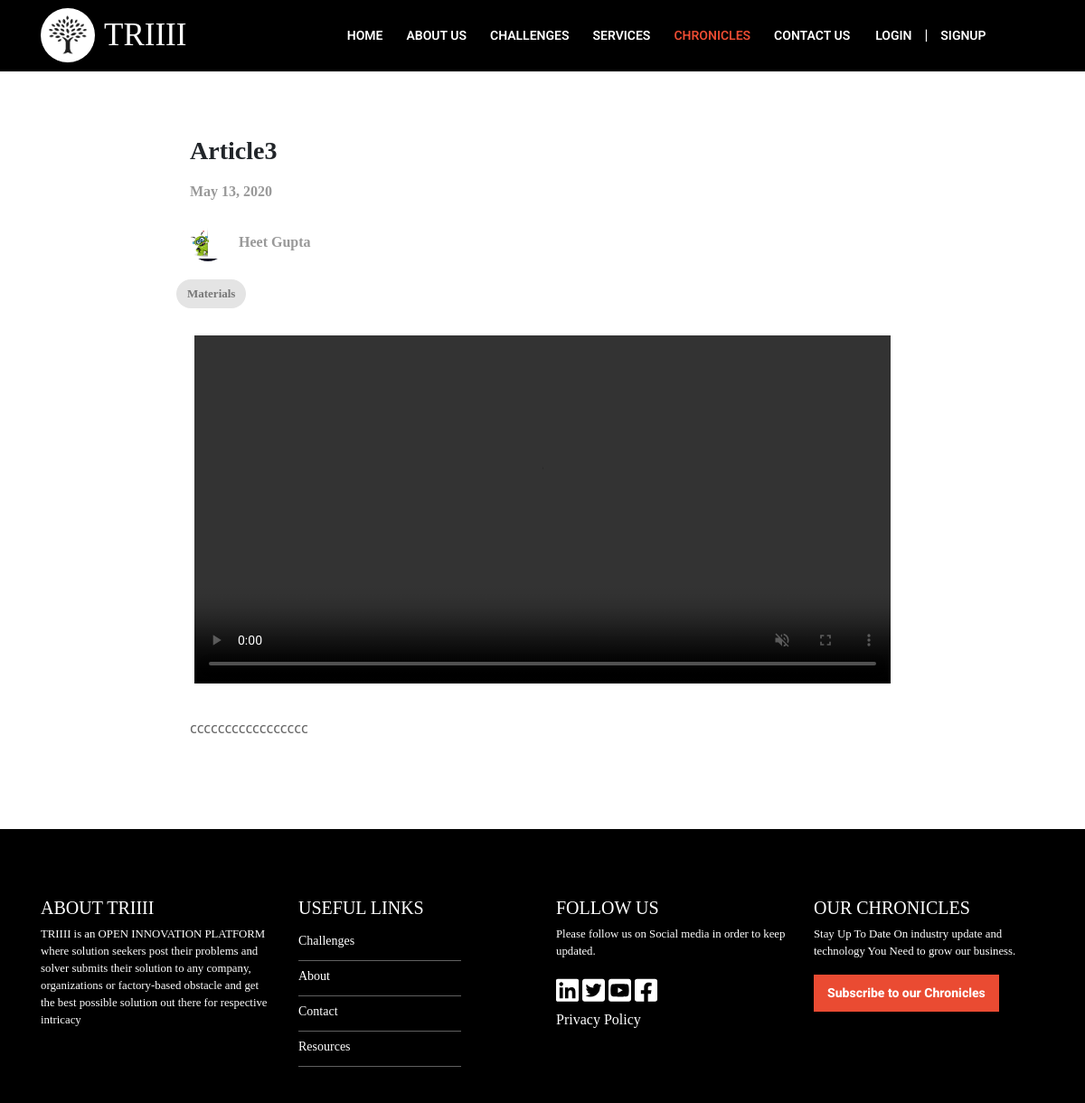
/chronicles/article3/, run on the app's committed database.
### hostChallenge/models.py (models this page shows, shortened)
class Blog(models.Model):
    title = models.CharField(max_length=4000,unique=True)
    content = models.TextField()
    video = models.FileField()
    author = models.ForeignKey(Profile,on_delete=models.CASCADE)
    slug = models.SlugField()
    datePosted = models.DateField(auto_now_add=True)
    tags = models.CharField(max_length=1000)
    approved = models.BooleanField(default=False)
    def __str__(self):
        return self.title

### accounts/models.py (models this page shows, shortened)
class Profile(models.Model):
    user_id = models.OneToOneField(User,on_delete=models.CASCADE,related_name="UserProfile")
    full_name = models.CharField(max_length=1000)
    company_name = models.CharField(max_length=1000)
    address = models.TextField()
    phone_number = models.CharField(max_length=12)
    area_of_expertise = models.CharField(max_length=100,choices=Constants.EXPERTISE,default='Other')
    avatar = models.ImageField()

### hostChallenge/views.py (the view)
# urls.py: path('chronicles/<str:slug>/',blogsDetailPage,name="BlogDetailPage"),
def blogsDetailPage(request,slug):
    blog_obj = get_object_or_404(Blog, slug=slug)
    print(blog_obj)
    tag = blog_obj.tags
    tags = tag.split(',')
    return render(request,'blogsDetail.html',{'blog':blog_obj,'tags':tags})

### hostChallenge/templates/blogsDetail.html (shortened to what this page needs)
{% extends "base.html" %}
{% load static %}
{% block content %}
    <div class="container blogD">
    <div class="container">
        <h1 class="section-header"> {{blog.title}} </h1>
        <p class="blogDate"> {{blog.datePosted}} </p>
        <div class="authorInfo">
            <img class="author-img" src="/media/{{blog.author.avatar}}" />
            <p class="author-name" > {{blog.author.full_name}} </p>
        </div>
        <div class="row">
        {% for i in tags %}
            <a class="tag" > {{i}} </a>
        {% endfor %}
        </div>
        <div class="video">
            <video width="100%" height="100%" controls="" muted="" loop="">
                <source src="/media/{{blog.video}}" type="video/mp4">
            </video>
        </div>
        <p class="content"> {{blog.content}} </p>
    </div>
    </div>
{% endblock %}

### accounts/templates/base.html (style rules this page uses)
body { font-family: 'PT Serif', serif !important; }
video { object-fit: contain; width:100%; height:100%; z-index:-1; opacity:1; }
* { box-sizing: border-box; }
a { color: white; text-decoration: none; background-color: transparent; }
.author-img { border-radius: 40px; height: 40px; width: 40px; display: inline-block; }

### hostChallenge/templates/blogsDetail.html (style rules this page uses)
.section-header { font-size: 28px; font-weight: 700; line-height: 35px; }
.blogD { float: none; max-width: 1080px; margin: 70px auto; width: 70%; }
.blogDate { height: 40px; line-height: 40px; font-weight: bold; color: #999; }
.author-img { border-radius: 40px; height: 40px; width: 40px; display: inline-block; }
.author-name { color: #999; font-weight: bold; margin-left: 10px; display: inline-block; height: 40px; line-height: 40px; }
.tag { font-weight: 700 !important; color: #777 !important; margin: 5px 0 0 0; }
.tag { display: inline-block; height: 32px; font-size: 13px; font-weight: 700 !important; color: rgba(0,0,0,0.6); line-height: 32px; padding: 0 12px; border-radius: 16px; background-color: #e4e4e4; cursor:pointer; margin-right:10px; }
.content { color: #666; font-family: Noto Sans,Helvetica,Arial,sans-serif; margin-top:30px; }
.video { margin:30px 5px; }

### data on the page
Blog: title "Article3", datePosted "May 13, 2020", author.avatar (picture), author.full_name "Heet Gupta", tags "Materials", content "ccccccccccccccccc"
